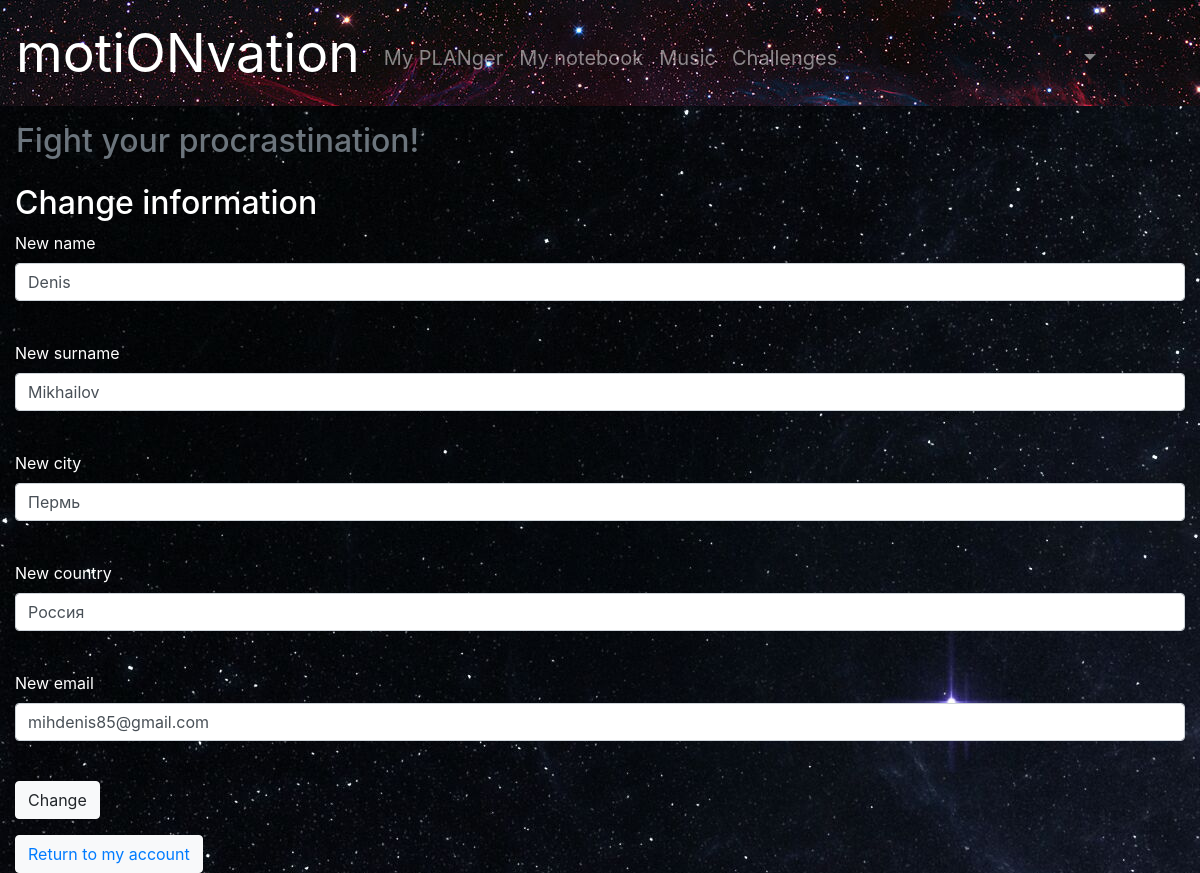
The app's page /change_info (signed in), older data.
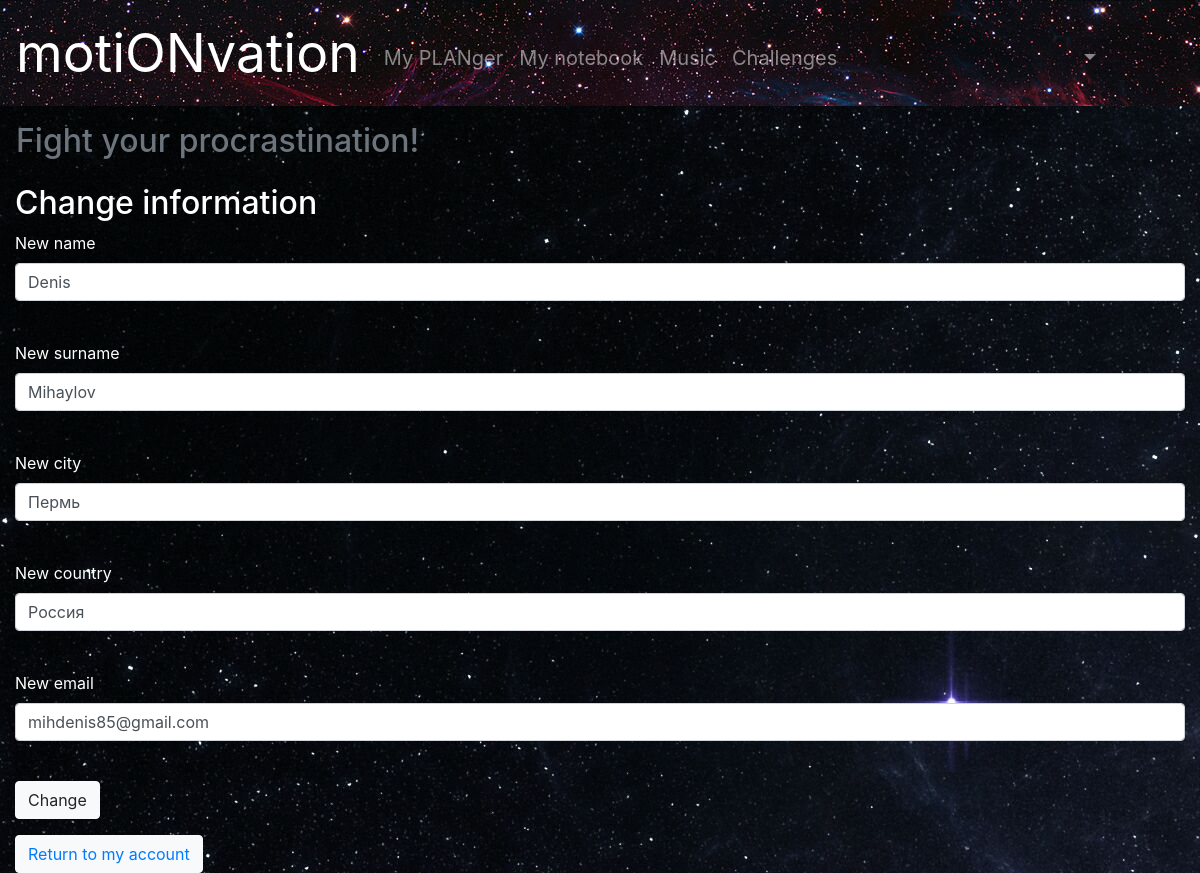
The same page, newer data.
### motionvation/data/models/users.py (models this page shows, shortened)
class User(SqlAlchemyBase, UserMixin, SerializerMixin):
    __tablename__ = 'users'
    id = Column(Integer, primary_key=True, autoincrement=True)
    surname = Column(String)
    name = Column(String)
    country = Column(String)
    city = Column(String)
    email = Column(String, index=True, unique=True)
    age = Column(Integer)
    rank = Column(String, default='New')
    hashed_password = Column(String, nullable=True)
    notes = orm.relation('Note', back_populates='user')
    categories = orm.relation('Category', back_populates='user')
    tasks = orm.relation('Task', back_populates='user')

### motionvation/application.py (the view, shortened to what this page needs)
@app.route('/change_info', methods=['GET', 'POST'])
@login_required
def change_info():
    all_data = {
        'name': current_user.name,
        'surname': current_user.surname,
        'country': current_user.country,
        'city': current_user.city,
        'email': current_user.email
    }
    form = ChangeInfoForm(data=all_data)
    return render_template('change_info.html', form=form, title='Change info')

### motionvation/forms/change_info_form.py
class ChangeInfoForm(FlaskForm):
    name = StringField('New name')
    surname = StringField('New surname')
    country = StringField('New country')
    city = StringField('New city')
    email = EmailField('New email')
    submit = SubmitField('Change')

### motionvation/application.py (called while the page is built)
@login_manager.user_loader
def load_user(user_id):
    db = db_session.create_session()
    return db.query(User).get(user_id)

### motionvation/data/db_session.py (called while the page is built)
def create_session() -> orm.Session:
    global __factory
    return __factory()

### motionvation/templates/change_info.html (shortened to what this page needs)
{% extends 'base.html' %}
{% block content %}
    <h2>Change information</h2>
    <form action="" method="post">
        <p>
            {{ form.name.label }}<br>
            {{ form.name(class="form-control") }}<br>
        </p>
        <p>
            {{ form.surname.label }}<br>
            {{ form.surname(class="form-control") }}<br>
        </p>
        <p>
            {{ form.city.label }}<br>
            {{ form.city(class="form-control") }}<br>
        </p>
        <p>
            {{ form.country.label }}<br>
            {{ form.country(class="form-control") }}<br>
        </p>
        <p>
            {{ form.email.label }}<br>
            {{ form.email(class="form-control") }}<br>
        </p>
        <p>{{ form.submit(type="submit", class="btn btn-light") }}</p>
        <button type="button" class="btn btn-light"><a href="/account_info">Return to my account</a></button>
    </form>
{% endblock %}

### motionvation/templates/base.html (shortened to what this page needs)
<!doctype html>
<html lang="ru">
<head>
    <link rel="stylesheet" href="https://stackpath.bootstrapcdn.com/bootstrap/4.4.1/css/bootstrap.min.css">
    <link rel="stylesheet" href="{{ url_for('static', filename='css/style16.css') }}">
</head>
<body>
    <nav class="navbar navbar-dark  navbar-expand-lg" style="background: url(../static/img/4.jpg)">
        <a class="navbar-brand ssilka" href="/">motiONvation</a>
        <div class="collapse navbar-collapse">
            {% if current_user.is_authenticated %}
            <ul class="navbar-nav mr-auto">
                <li class="nav-item">
                    <a class="nav-link" href='/planger'>My PLANger</a>
                </li>
                <li class="nav-item">
                    <a class="nav-link" href='/mynotes'>My notebook</a>
                </li>
                <li class="nav-item">
                    <a class="nav-link" href='/music'>Music</a>
                </li>
                <li class="nav-item">
                    <a class="nav-link" href='/challenges'>Challenges</a>
                </li>
            </ul>
            <ul class="navbar-nav ml-auto">
                <li class="nav-item nav-item-acc dropdown">
                    <a class="nav-link dropdown-toggle" href="#" id="navbardrop" data-toggle="dropdown">
                    </a>
                </li>
            </ul>
                {% endif %}
        </div>
    </nav>
    <h2 class="p-3 text-muted">Fight your procrastination!</h2>
    <main class="container-fluid">
        {% block content %}
        {% endblock %}
</body>
</html>

### motionvation/static/css/style16.css (style rules this page uses)
body { background: url(../img/7.jpg); color: #fff; }
.ssilka { font-size: 40pt; }
.nav-link { font-size: 15pt; margin-top: 10px; }
.nav-item-acc { margin-right: 80px; }

Row changes from the older to the newer data that the page shows:
changed User "Denis": surname "Mikhailov" → "Mihaylov"
